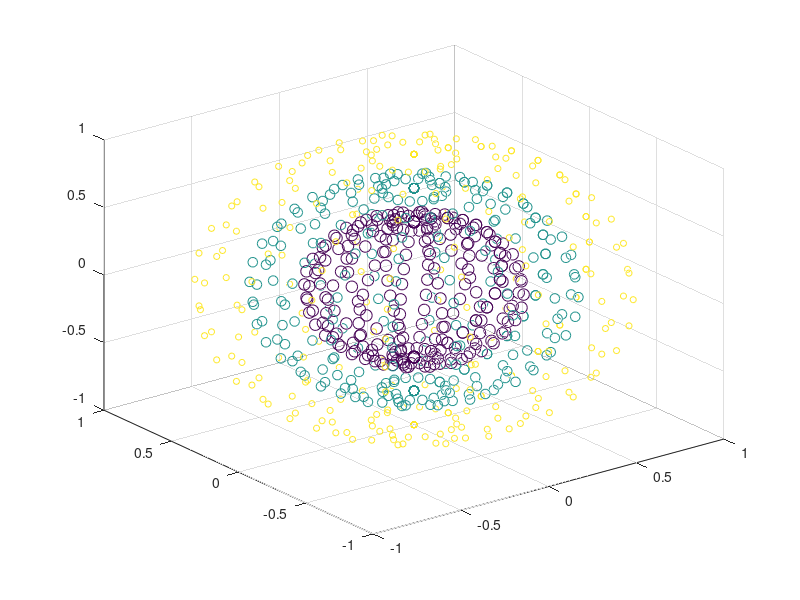

Recreate this plot in MATLAB. (Note: this script raises an error after producing the figure.)
[X,Y,Z] = sphere(16);
x = [0.5*X(:); 0.75*X(:); X(:)];
y = [0.5*Y(:); 0.75*Y(:); Y(:)];
z = [0.5*Z(:); 0.75*Z(:); Z(:)];
S = repmat([70,50,20],numel(X),1);
C = repmat([1,2,3],numel(X),1);
s = S(:);
c = C(:);
h = scatter3(x,y,z,s,c);
h.MarkerFaceColor = [0 0.5 0.5];
